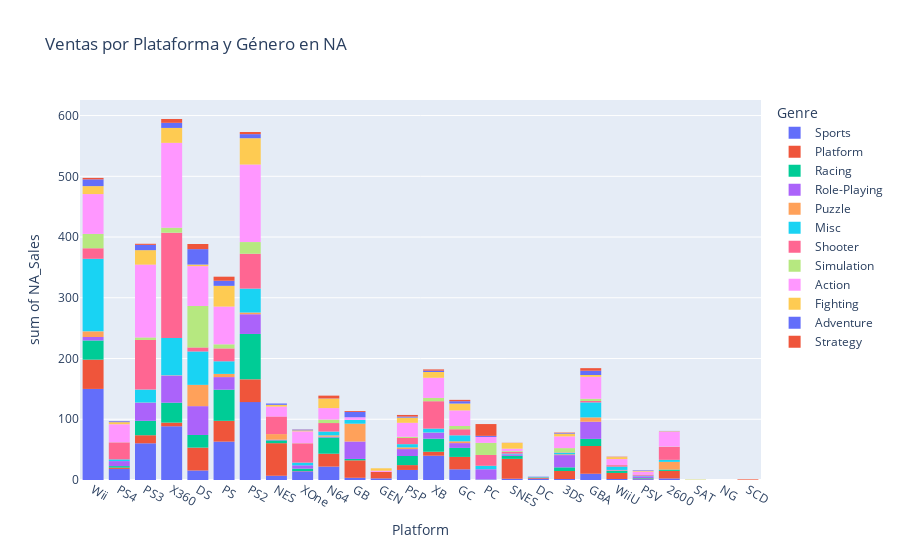

The notebook cell saved with this chart:
### Code cell
grafica = px.histogram(hojas_df["vgsales"], x="Platform", y="NA_Sales", color="Genre", title="Ventas por Plataforma y Género en NA")
grafica.show()
grafica.write_html("grafica.html")

### Figure 1 — Plotly figure (JSON) as saved in the notebook; plotly's stock layout.template omitted (floating-point values rounded to 4 significant figures; data arrays with more than 128 entries replaced by an {"elided": "..."} marker saying what was removed)
{"data": [{"bingroup": "x", "histfunc": "sum", "hovertemplate": "Genre=Sports<br>Platform=%{x}<br>sum of NA_Sales=%{y}<extra></extra>", "legendgroup": "Sports", "marker": {"color": "#636efa", "pattern": {"shape": ""}}, "name": "Sports", "orientation": "v", "showlegend": true, "type": "histogram", "x": {"elided": "2304 mixed values"}, "xaxis": "x", "y": {"elided": "2304 float values"}, "yaxis": "y"}, {"bingroup": "x", "histfunc": "sum", "hovertemplate": "Genre=Platform<br>Platform=%{x}<br>sum of NA_Sales=%{y}<extra></extra>", "legendgroup": "Platform", "marker": {"color": "#EF553B", "pattern": {"shape": ""}}, "name": "Platform", "orientation": "v", "showlegend": true, "type": "histogram", "x": {"elided": "876 mixed values"}, "xaxis": "x", "y": {"elided": "876 float values"}, "yaxis": "y"}, {"bingroup": "x", "histfunc": "sum", "hovertemplate": "Genre=Racing<br>Platform=%{x}<br>sum of NA_Sales=%{y}<extra></extra>", "legendgroup": "Racing", "marker": {"color": "#00cc96", "pattern": {"shape": ""}}, "name": "Racing", "orientation": "v", "showlegend": true, "type": "histogram", "x": {"elided": "1226 mixed values"}, "xaxis": "x", "y": {"elided": "1226 float values"}, "yaxis": "y"}, {"bingroup": "x", "histfunc": "sum", "hovertemplate": "Genre=Role-Playing<br>Platform=%{x}<br>sum of NA_Sales=%{y}<extra></extra>", "legendgroup": "Role-Playing", "marker": {"color": "#ab63fa", "pattern": {"shape": ""}}, "name": "Role-Playing", "orientation": "v", "showlegend": true, "type": "histogram", "x": {"elided": "1471 str values"}, "xaxis": "x", "y": {"elided": "1471 float values"}, "yaxis": "y"}, {"bingroup": "x", "histfunc": "sum", "hovertemplate": "Genre=Puzzle<br>Platform=%{x}<br>sum of NA_Sales=%{y}<extra></extra>", "legendgroup": "Puzzle", "marker": {"color": "#FFA15A", "pattern": {"shape": ""}}, "name": "Puzzle", "orientation": "v", "showlegend": true, "type": "histogram", "x": {"elided": "571 mixed values"}, "xaxis": "x", "y": {"elided": "571 float values"}, "yaxis": "y"}, {"bingroup": "x", "histfunc": "sum", "hovertemplate": "Genre=Misc<br>Platform=%{x}<br>sum of NA_Sales=%{y}<extra></extra>", "legendgroup": "Misc", "marker": {"color": "#19d3f3", "pattern": {"shape": ""}}, "name": "Misc", "orientation": "v", "showlegend": true, "type": "histogram", "x": {"elided": "1710 mixed values"}, "xaxis": "x", "y": {"elided": "1710 float values"}, "yaxis": "y"}, {"bingroup": "x", "histfunc": "sum", "hovertemplate": "Genre=Shooter<br>Platform=%{x}<br>sum of NA_Sales=%{y}<extra></extra>", "legendgroup": "Shooter", "marker": {"color": "#FF6692", "pattern": {"shape": ""}}, "name": "Shooter", "orientation": "v", "showlegend": true, "type": "histogram", "x": {"elided": "1282 mixed values"}, "xaxis": "x", "y": {"elided": "1282 float values"}, "yaxis": "y"}, {"bingroup": "x", "histfunc": "sum", "hovertemplate": "Genre=Simulation<br>Platform=%{x}<br>sum of NA_Sales=%{y}<extra></extra>", "legendgroup": "Simulation", "marker": {"color": "#B6E880", "pattern": {"shape": ""}}, "name": "Simulation", "orientation": "v", "showlegend": true, "type": "histogram", "x": {"elided": "851 mixed values"}, "xaxis": "x", "y": {"elided": "851 float values"}, "yaxis": "y"}, {"bingroup": "x", "histfunc": "sum", "hovertemplate": "Genre=Action<br>Platform=%{x}<br>sum of NA_Sales=%{y}<extra></extra>", "legendgroup": "Action", "marker": {"color": "#FF97FF", "pattern": {"shape": ""}}, "name": "Action", "orientation": "v", "showlegend": true, "type": "histogram", "x": {"elided": "3253 mixed values"}, "xaxis": "x", "y": {"elided": "3253 float values"}, "yaxis": "y"}, {"bingroup": "x", "histfunc": "sum", "hovertemplate": "Genre=Fighting<br>Platform=%{x}<br>sum of NA_Sales=%{y}<extra></extra>", "legendgroup": "Fighting", "marker": {"color": "#FECB52", "pattern": {"shape": ""}}, "name": "Fighting", "orientation": "v", "showlegend": true, "type": "histogram", "x": {"elided": "836 mixed values"}, "xaxis": "x", "y": {"elided": "836 float values"}, "yaxis": "y"}, {"bingroup": "x", "histfunc": "sum", "hovertemplate": "Genre=Adventure<br>Platform=%{x}<br>sum of NA_Sales=%{y}<extra></extra>", "legendgroup": "Adventure", "marker": {"color": "#636efa", "pattern": {"shape": ""}}, "name": "Adventure", "orientation": "v", "showlegend": true, "type": "histogram", "x": {"elided": "1276 mixed values"}, "xaxis": "x", "y": {"elided": "1276 float values"}, "yaxis": "y"}, {"bingroup": "x", "histfunc": "sum", "hovertemplate": "Genre=Strategy<br>Platform=%{x}<br>sum of NA_Sales=%{y}<extra></extra>", "legendgroup": "Strategy", "marker": {"color": "#EF553B", "pattern": {"shape": ""}}, "name": "Strategy", "orientation": "v", "showlegend": true, "type": "histogram", "x": {"elided": "671 str values"}, "xaxis": "x", "y": {"elided": "671 float values"}, "yaxis": "y"}], "layout": {"barmode": "relative", "legend": {"title": {"text": "Genre"}, "tracegroupgap": 0}, "title": {"text": "Ventas por Plataforma y Género en NA"}, "xaxis": {"anchor": "y", "domain": [0, 1], "title": {"text": "Platform"}}, "yaxis": {"anchor": "x", "domain": [0, 1], "title": {"text": "sum of NA_Sales"}}}}
